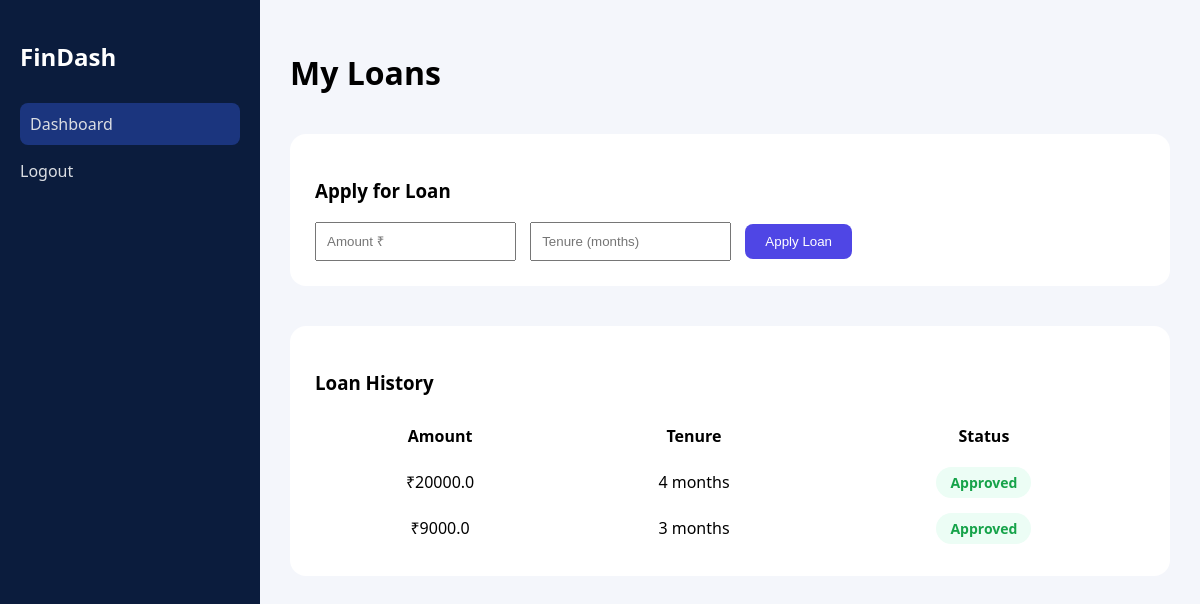
/user/ (signed in), run on an earlier commit of the app's database.
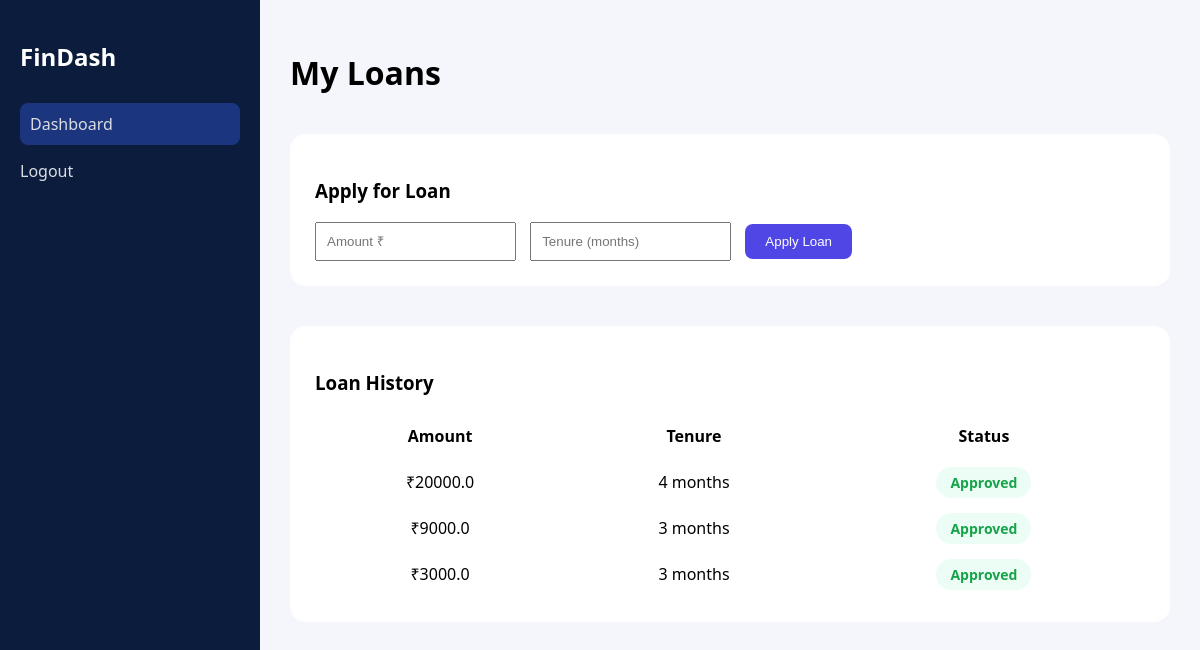
And on a later commit of the database.
### models/loan.py (models this page shows)
class Loan(db.Model):
    id = db.Column(db.Integer, primary_key=True)
    user_id = db.Column(db.Integer, nullable=False)
    borrower = db.Column(db.String(100))
    amount = db.Column(db.Float)
    tenure = db.Column(db.Integer)
    status = db.Column(db.String(20), default="Pending")
    created_at = db.Column(db.DateTime, default=datetime.utcnow)

### routes/user.py (the view)
@user_bp.route("/")
@login_required
def dashboard():
    loans = Loan.query.filter_by(user_id=current_user.id).all()
    return render_template("user/dashboard.html", loans=loans)

### templates/user/dashboard.html (shortened to what this page needs)
<!DOCTYPE html>
<html>
<head>
    <link rel="stylesheet" href="/static/css/base.css">
    <link rel="stylesheet" href="/static/css/animations.css">
</head>
<body>
<div class="layout">
    <aside class="sidebar">
        <h2>FinDash</h2>
        <a class="active">Dashboard</a>
        <a href="/auth/logout">Logout</a>
    </aside>
    <main class="content">
        <h1>My Loans</h1>
        <div class="panel">
            <h3>Apply for Loan</h3>
            <form method="post" action="/user/apply" class="loan-form">
                <input type="number" name="amount" placeholder="Amount ₹" required>
                <input type="number" name="tenure" placeholder="Tenure (months)" required>
                <button>Apply Loan</button>
            </form>
        </div>
        <div class="panel">
            <h3>Loan History</h3>
            <table>
                <tr>
                    <th>Amount</th>
                    <th>Tenure</th>
                    <th>Status</th>
                </tr>
                {% for loan in loans %}
                <tr id="loan-{{ loan.id }}">
                    <td>₹{{ loan.amount }}</td>
                    <td>{{ loan.tenure }} months</td>
                    <td>
                        <span class="status-badge {{ loan.status }}">
                            {{ loan.status }}
                        </span>
                    </td>
                </tr>
                {% endfor %}
            </table>
        </div>
    </main>
</div>
</body>
</html>

What changed in the data, as far as the page shows it:
added Loan: amount "3000.0", tenure "3", status "Approved"
